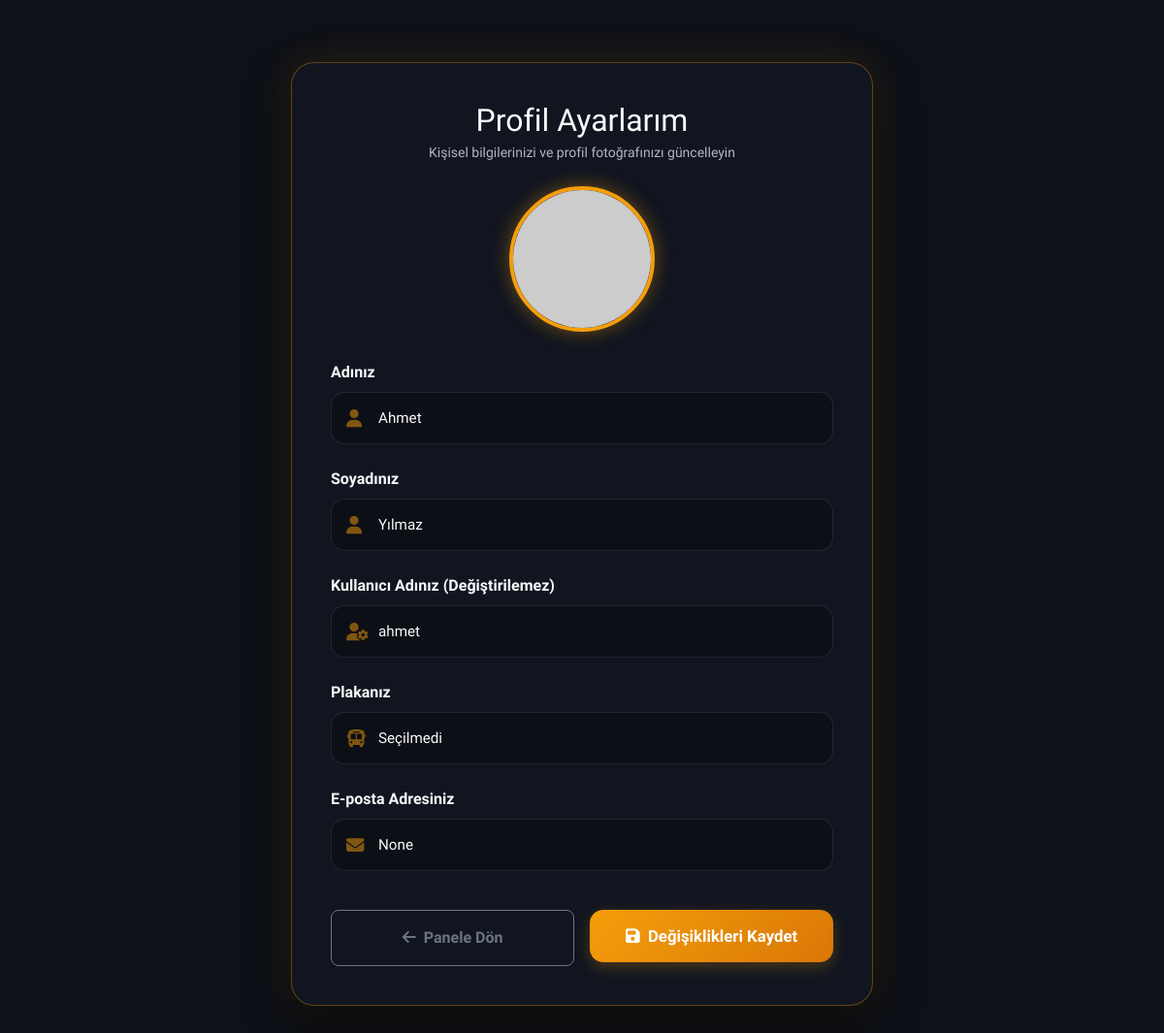
Page /profil (signed in) on the earlier database version.
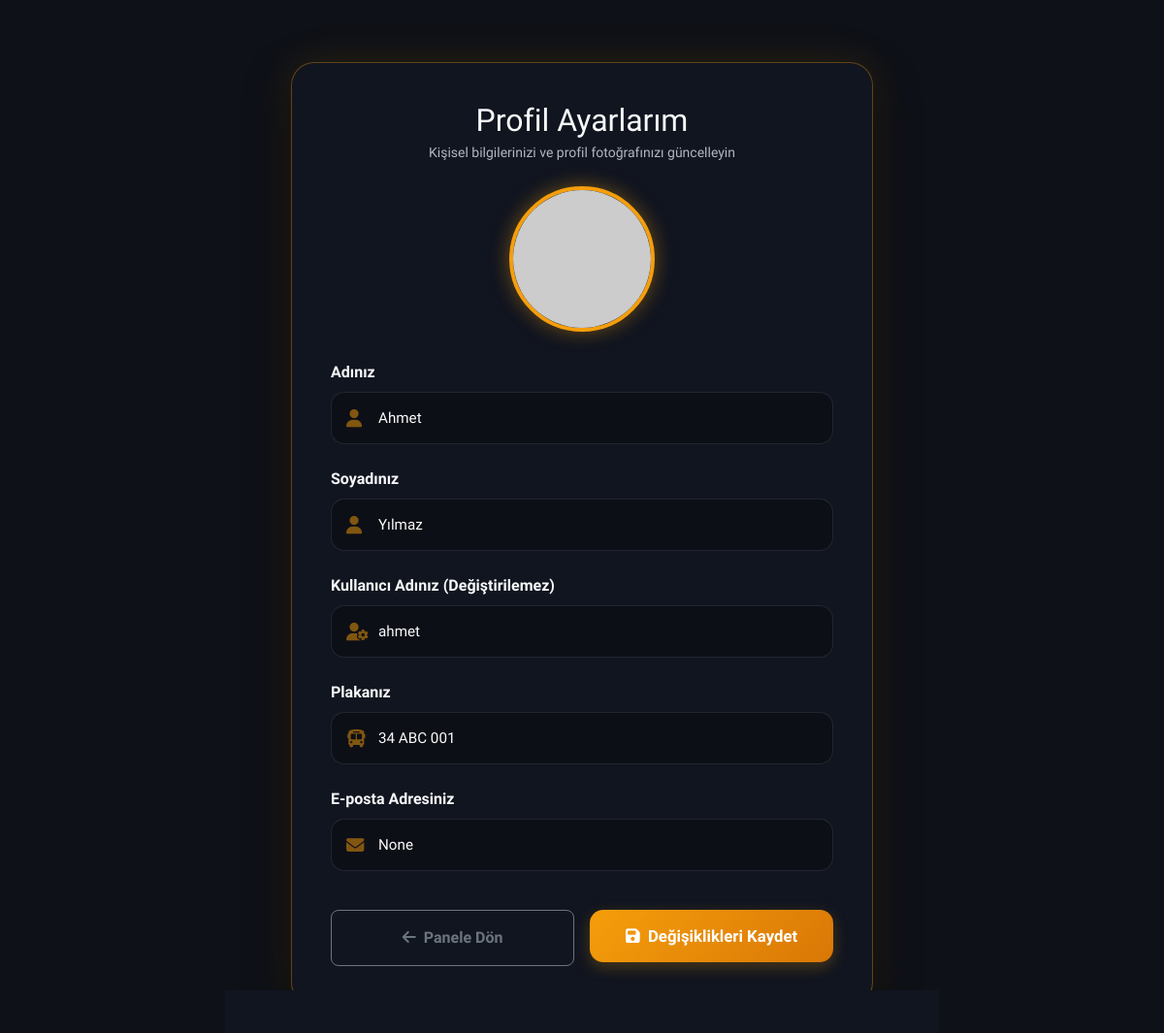
Same page on the later database version.
### app/models.py (models this page shows, shortened)
class Sofor(UserMixin, db.Model):
    __tablename__ = 'soforler'
    id: Mapped[int] = mapped_column(primary_key=True, autoincrement=True)
    ad: Mapped[str] = mapped_column(String(100), nullable=False)
    soyad: Mapped[str] = mapped_column(String(100), nullable=False)
    kullanici_adi: Mapped[str] = mapped_column(String(100), nullable=False, unique=True)
    email: Mapped[Optional[str]] = mapped_column(String(120), unique=True)
    arac_plaka: Mapped[Optional[str]] = mapped_column(String(50), nullable=True)
    sifre_hash: Mapped[str] = mapped_column(String(255), nullable=False)
    sifre_plain: Mapped[Optional[str]] = mapped_column(String(255))
    reset_token: Mapped[Optional[str]] = mapped_column(String(100))
    reset_token_expiry: Mapped[Optional[str]] = mapped_column(String(50))
    profil_resmi: Mapped[Optional[str]] = mapped_column(String(255), nullable=True)
    alarmlar: Mapped[List["Alarm"]] = relationship(back_populates="sofor")
    ses_loglari: Mapped[List["SesLog"]] = relationship(back_populates="sofor")
    vardiya_kayitlari: Mapped[List["VardiyaSesKaydi"]] = relationship(back_populates="sofor")
    yorumlar: Mapped[List["YolcuYorum"]] = relationship(back_populates="sofor")
    konum: Mapped[Optional["AracKonum"]] = relationship(back_populates="sofor", uselist=False)

### app/main/routes.py (the view, shortened to what this page needs)
@bp.route('/profil', methods=['GET', 'POST'])
def profil():
    is_sofor = current_user.is_authenticated
    is_yolcu = 'yolcu_id' in session
    if not is_sofor and not is_yolcu:
        flash('Profil sayfasını görüntülemek için lütfen giriş yapın.', 'warning')
        return redirect(url_for('auth.login'))
    user_obj = None
    role = ''
    if is_sofor:
        user_obj = db.session.get(Sofor, current_user.id)
        role = 'sofor'
    else:
        user_obj = db.session.get(Yolcu, session['yolcu_id'])
        role = 'yolcu'
    return render_template('profil.html', title='Profilim', user=user_obj, role=role)

### app/models.py (called while the page is built)
@login.user_loader
def load_user(id):
    return db.session.get(Sofor, int(id))

### app/templates/profil.html (shortened to what this page needs)
{% extends "base.html" %}
{% block content %}
<div class="profile-container">
    <div class="text-center mb-4">
        <h2 class="fw-extrabold text-light mb-1">Profil Ayarlarım</h2>
        <p class="text-secondary small">Kişisel bilgilerinizi ve profil fotoğrafınızı güncelleyin</p>
    </div>
    <form action="" method="post" enctype="multipart/form-data">
        <div class="text-center">
            <div class="avatar-wrapper" onclick="document.getElementById('profil_resmi').click();">
                {% if user.profil_resmi %}
                    <img id="avatarPreview" src="{{ url_for('static', filename='uploads/avatars/' + user.profil_resmi) }}" alt="Profil Resmi">
                {% else %}
                    {% set display_name = (user.ad + '+' + user.soyad) if role == 'sofor' else user.ad_soyad %}
                    {% set avatar_color = 'f59e0b' if role == 'sofor' else '10b981' %}
                    <img id="avatarPreview" src="https://ui-avatars.com/api/?name={{ display_name }}&background={{ avatar_color }}&color=fff&size=200&bold=true" alt="Varsayılan Profil Resmi">
                {% endif %}
            </div>
        </div>
        {% if role == 'sofor' %}
            <div class="mb-4">
                <label class="form-label fw-semibold text-light mb-2">Adınız</label>
                <div class="input-icon-group">
                    <i class="fa-solid fa-user"></i>
                    <input type="text" name="ad" class="form-control" required value="{{ user.ad }}">
                </div>
            </div>
            <div class="mb-4">
                <label class="form-label fw-semibold text-light mb-2">Soyadınız</label>
                <div class="input-icon-group">
                    <i class="fa-solid fa-user"></i>
                    <input type="text" name="soyad" class="form-control" required value="{{ user.soyad }}">
                </div>
            </div>
            <div class="mb-4">
                <label class="form-label fw-semibold text-light mb-2">Kullanıcı Adınız (Değiştirilemez)</label>
                <div class="input-icon-group">
                    <i class="fa-solid fa-user-gear"></i>
                    <input type="text" class="form-control text-muted" readonly disabled value="{{ user.kullanici_adi }}">
                </div>
            </div>
            <div class="mb-4">
                <label class="form-label fw-semibold text-light mb-2">Plakanız</label>
                <div class="input-icon-group">
                    <i class="fa-solid fa-bus"></i>
                    <input type="text" class="form-control text-muted" readonly disabled value="{{ user.arac_plaka if user.arac_plaka else 'Seçilmedi' }}">
                </div>
            </div>
        {% endif %}
        <div class="mb-4">
            <label class="form-label fw-semibold text-light mb-2">E-posta Adresiniz</label>
            <div class="input-icon-group">
                <i class="fa-solid fa-envelope"></i>
                <input type="email" class="form-control text-muted" readonly disabled value="{{ user.email }}">
            </div>
        </div>
        <div class="pt-3 d-flex gap-3">
            {% if role == 'sofor' %}
                <a href="{{ url_for('main.index') }}" class="btn btn-outline-secondary w-50 py-3 rounded-3 fw-bold"><i class="fa-solid fa-arrow-left me-1"></i> Panele Dön</a>
            {% else %}
                <a href="{{ url_for('main.yolcu_plaka_sorgula') }}" class="btn btn-outline-secondary w-50 py-3 rounded-3 fw-bold"><i class="fa-solid fa-arrow-left me-1"></i> Panele Dön</a>
            {% endif %}
            <button type="submit" class="btn-premium-submit w-50"><i class="fa-solid fa-floppy-disk me-1"></i> Değişiklikleri Kaydet</button>
        </div>
    </form>
</div>
{% endblock %}

Differences in the rows shown:
changed Sofor "Ahmet": arac_plaka "Seçilmedi" → "34 ABC 001"
